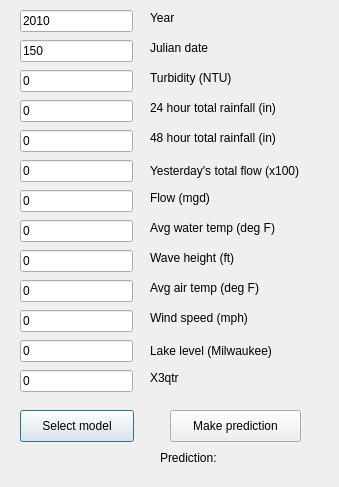
<?xml version="1.0" encoding="UTF-8"?>
<ui version="4.0">
 <class>ModelUser</class>
 <widget class="QDialog" name="ModelUser">
  <property name="geometry">
   <rect>
    <x>0</x>
    <y>0</y>
    <width>339</width>
    <height>487</height>
   </rect>
  </property>
  <property name="windowTitle">
   <string>ModelUser</string>
  </property>
  <widget class="QPushButton" name="pushButton_Wild">
   <property name="geometry">
    <rect>
     <x>20</x>
     <y>410</y>
     <width>114</width>
     <height>32</height>
    </rect>
   </property>
   <property name="text">
    <string>Select model</string>
   </property>
  </widget>
  <widget class="QLineEdit" name="lineEdit_turbidity">
   <property name="geometry">
    <rect>
     <x>20</x>
     <y>70</y>
     <width>113</width>
     <height>22</height>
    </rect>
   </property>
   <property name="text">
    <string>0</string>
   </property>
  </widget>
  <widget class="QLineEdit" name="lineEdit_24_precip">
   <property name="geometry">
    <rect>
     <x>20</x>
     <y>100</y>
     <width>113</width>
     <height>22</height>
    </rect>
   </property>
   <property name="text">
    <string>0</string>
   </property>
  </widget>
  <widget class="QLineEdit" name="lineEdit_48_precip">
   <property name="geometry">
    <rect>
     <x>20</x>
     <y>130</y>
     <width>113</width>
     <height>22</height>
    </rect>
   </property>
   <property name="text">
    <string>0</string>
   </property>
  </widget>
  <widget class="QLineEdit" name="lineEdit_water_temp">
   <property name="geometry">
    <rect>
     <x>20</x>
     <y>220</y>
     <width>113</width>
     <height>22</height>
    </rect>
   </property>
   <property name="text">
    <string>0</string>
   </property>
  </widget>
  <widget class="QLineEdit" name="lineEdit_flow_mgd">
   <property name="geometry">
    <rect>
     <x>20</x>
     <y>190</y>
     <width>113</width>
     <height>22</height>
    </rect>
   </property>
   <property name="text">
    <string>0</string>
   </property>
  </widget>
  <widget class="QLineEdit" name="lineEdit_air_temp">
   <property name="geometry">
    <rect>
     <x>20</x>
     <y>280</y>
     <width>113</width>
     <height>22</height>
    </rect>
   </property>
   <property name="text">
    <string>0</string>
   </property>
  </widget>
  <widget class="QLineEdit" name="lineEdit_wind">
   <property name="geometry">
    <rect>
     <x>20</x>
     <y>310</y>
     <width>113</width>
     <height>22</height>
    </rect>
   </property>
   <property name="text">
    <string>0</string>
   </property>
  </widget>
  <widget class="QLineEdit" name="lineEdit_wave_height">
   <property name="geometry">
    <rect>
     <x>20</x>
     <y>250</y>
     <width>113</width>
     <height>22</height>
    </rect>
   </property>
   <property name="text">
    <string>0</string>
   </property>
  </widget>
  <widget class="QLineEdit" name="lineEdit_level">
   <property name="geometry">
    <rect>
     <x>20</x>
     <y>340</y>
     <width>113</width>
     <height>22</height>
    </rect>
   </property>
   <property name="text">
    <string>0</string>
   </property>
  </widget>
  <widget class="QLineEdit" name="lineEdit_julian">
   <property name="geometry">
    <rect>
     <x>20</x>
     <y>40</y>
     <width>113</width>
     <height>22</height>
    </rect>
   </property>
   <property name="text">
    <string>150</string>
   </property>
  </widget>
  <widget class="QLineEdit" name="lineEdit_year">
   <property name="geometry">
    <rect>
     <x>20</x>
     <y>10</y>
     <width>113</width>
     <height>22</height>
    </rect>
   </property>
   <property name="text">
    <string>2010</string>
   </property>
  </widget>
  <widget class="QLineEdit" name="lineEdit_flow_total">
   <property name="geometry">
    <rect>
     <x>20</x>
     <y>160</y>
     <width>113</width>
     <height>22</height>
    </rect>
   </property>
   <property name="text">
    <string>0</string>
   </property>
  </widget>
  <widget class="QLineEdit" name="lineEdit_x3qtr">
   <property name="geometry">
    <rect>
     <x>20</x>
     <y>370</y>
     <width>113</width>
     <height>22</height>
    </rect>
   </property>
   <property name="text">
    <string>0</string>
   </property>
  </widget>
  <widget class="QPushButton" name="pushButton_predict">
   <property name="geometry">
    <rect>
     <x>170</x>
     <y>410</y>
     <width>131</width>
     <height>32</height>
    </rect>
   </property>
   <property name="text">
    <string>Make prediction</string>
   </property>
  </widget>
  <widget class="QLabel" name="label">
   <property name="geometry">
    <rect>
     <x>160</x>
     <y>450</y>
     <width>71</width>
     <height>16</height>
    </rect>
   </property>
   <property name="text">
    <string>Prediction:</string>
   </property>
  </widget>
  <widget class="QLabel" name="label_output">
   <property name="geometry">
    <rect>
     <x>240</x>
     <y>450</y>
     <width>62</width>
     <height>16</height>
    </rect>
   </property>
   <property name="text">
    <string/>
   </property>
  </widget>
  <widget class="QLabel" name="label_3">
   <property name="geometry">
    <rect>
     <x>150</x>
     <y>370</y>
     <width>71</width>
     <height>16</height>
    </rect>
   </property>
   <property name="text">
    <string>X3qtr</string>
   </property>
  </widget>
  <widget class="QLabel" name="label_4">
   <property name="geometry">
    <rect>
     <x>150</x>
     <y>250</y>
     <width>151</width>
     <height>16</height>
    </rect>
   </property>
   <property name="text">
    <string>Wave height (ft)</string>
   </property>
  </widget>
  <widget class="QLabel" name="label_5">
   <property name="geometry">
    <rect>
     <x>150</x>
     <y>280</y>
     <width>151</width>
     <height>16</height>
    </rect>
   </property>
   <property name="text">
    <string>Avg air temp (deg F)</string>
   </property>
  </widget>
  <widget class="QLabel" name="label_6">
   <property name="geometry">
    <rect>
     <x>150</x>
     <y>340</y>
     <width>151</width>
     <height>21</height>
    </rect>
   </property>
   <property name="text">
    <string>Lake level (Milwaukee)</string>
   </property>
  </widget>
  <widget class="QLabel" name="label_7">
   <property name="geometry">
    <rect>
     <x>150</x>
     <y>220</y>
     <width>161</width>
     <height>16</height>
    </rect>
   </property>
   <property name="text">
    <string>Avg water temp (deg F)</string>
   </property>
  </widget>
  <widget class="QLabel" name="label_8">
   <property name="geometry">
    <rect>
     <x>150</x>
     <y>310</y>
     <width>131</width>
     <height>16</height>
    </rect>
   </property>
   <property name="text">
    <string>Wind speed (mph)</string>
   </property>
  </widget>
  <widget class="QLabel" name="label_9">
   <property name="geometry">
    <rect>
     <x>150</x>
     <y>190</y>
     <width>91</width>
     <height>16</height>
    </rect>
   </property>
   <property name="text">
    <string>Flow (mgd)</string>
   </property>
  </widget>
  <widget class="QLabel" name="label_10">
   <property name="geometry">
    <rect>
     <x>150</x>
     <y>160</y>
     <width>181</width>
     <height>21</height>
    </rect>
   </property>
   <property name="text">
    <string>Yesterday's total flow (x100)</string>
   </property>
  </widget>
  <widget class="QLabel" name="label_11">
   <property name="geometry">
    <rect>
     <x>150</x>
     <y>100</y>
     <width>161</width>
     <height>16</height>
    </rect>
   </property>
   <property name="text">
    <string>24 hour total rainfall (in)</string>
   </property>
  </widget>
  <widget class="QLabel" name="label_12">
   <property name="geometry">
    <rect>
     <x>150</x>
     <y>40</y>
     <width>71</width>
     <height>16</height>
    </rect>
   </property>
   <property name="text">
    <string>Julian date</string>
   </property>
  </widget>
  <widget class="QLabel" name="label_13">
   <property name="geometry">
    <rect>
     <x>150</x>
     <y>130</y>
     <width>171</width>
     <height>16</height>
    </rect>
   </property>
   <property name="text">
    <string>48 hour total rainfall (in)</string>
   </property>
  </widget>
  <widget class="QLabel" name="label_14">
   <property name="geometry">
    <rect>
     <x>150</x>
     <y>70</y>
     <width>101</width>
     <height>16</height>
    </rect>
   </property>
   <property name="text">
    <string>Turbidity (NTU)</string>
   </property>
  </widget>
  <widget class="QLabel" name="label_15">
   <property name="geometry">
    <rect>
     <x>150</x>
     <y>10</y>
     <width>71</width>
     <height>16</height>
    </rect>
   </property>
   <property name="text">
    <string>Year</string>
   </property>
  </widget>
 </widget>
 <layoutdefault spacing="6" margin="11"/>
 <resources/>
 <connections/>
</ui>
